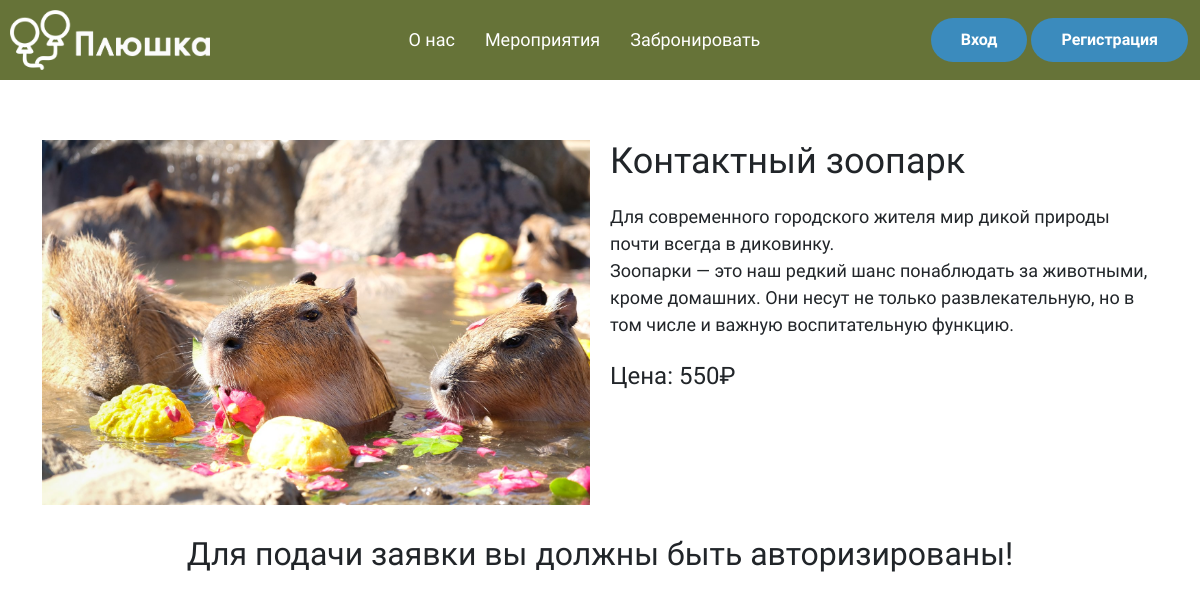
Screenshot of /event.php?EventId=4 with the database file from the repository.
### tables this page shows
CREATE TABLE `events` (
  `id_event` int NOT NULL,
  `title` varchar(150) NOT NULL,
  `photo` varchar(250) NOT NULL,
  `price` varchar(150) NOT NULL,
  `description` varchar(600) NOT NULL
);

### event.php (the view, shortened to what this page needs)
<?php
require_once "connect.php";
$id_user_session = !empty($_SESSION['id_user']) ? $_SESSION['id_user'] : false;
$idEvent = !empty($_GET['EventId']) ? $_GET['EventId'] : false;
$query = "select * from events where id_event = '$idEvent'";
$result = mysqli_fetch_array(mysqli_query($con, $query));
include "header.php";
?>
<div class="container">
    <div class="eventTitle">
        <div class="leftEvent">
            <img src="/assets/img/<?= $result['photo'] ?>" alt="<?= $result['photo'] ?>">
        </div>
        <div class="rightEvent">
            <h1><?= $result['title'] ?></h1>
            <p class="event-description"><?= $result['description'] ?></p>
            <p class="event-price">Цена: <?= $result['price'] ?>₽</p>
        </div>
    </div>
    <?php
    $today = date("Y-m-d");
    if (!empty($_SESSION['id_user'])) {
    ?>
        <div class="bookingEvent">
            <h1>Понравилось мероприятие?</h1>
            <h3>Скорее оставляйте заявку!</h3>
            <form action="/bookingDB.php" class="formEvent" method="post">
                <input type="hidden" name="id_user" value="<?= $id_user_session ?>">
                <input type="hidden" name="event" value="<?= $idEvent ?>">
                <label for="date_booking">Дата бронирования</label>
                <input type="date" placeholder="Дата" name="date" value="<?=$today?>" min="<?=$today?>" required style = "padding-left:20px;" >
                <label for="count">Количество гостей</label>
                <input type="text" placeholder="Количество людей" pattern="^[ 0-9]+$" name="quantity" required>
                <label for="comment">Комментарий</label>
                <textarea id="description" name="description" pattern="[A-Za-zА-Яа-яЁё0-9\s]+" required placeholder="Комментарий" style="margin-top: 10px; padding:10px 0 0 20px; height:200px;"></textarea>
                <button class="btn btn-success" type="submit" style="margin-top: 15px; width:150px;">Отправить</button>
            </form>
        </div>
<?
    }else{
        ?>
        <h2 style="margin-top: 30px;">Для подачи заявки вы должны быть авторизированы!</h2>
        <?
    }
?>
</div>

### style.css (style rules this page uses)
* { margin: 0; padding: 0; font-family: "Comfortaa", cursive; }
h2 { text-align: center; margin-bottom: 20px; }
.eventTitle { display: flex; justify-content: space-between; margin-top: 60px; }
.leftEvent { width: 50%; margin-right: 20px; }
.leftEvent img { width: 100%; }
.rightEvent { width: 50%; }
.rightEvent h1 { font-size: 36px; margin-bottom: 20px; }
.rightEvent .event-price { font-size: 24px; margin-bottom: 20px; }
.rightEvent .event-description { font-size: 18px; margin-bottom: 20px; }

### rows the page displays
events: photo (picture), title "Контактный зоопарк", description "Для современного городского жителя мир дикой природы почти всегда в диковинку. Зоопарки — это наш редкий шанс понаблюдать за животными, кроме домашних. Они несут не только развлекательную, но в том числе и важную воспитательную функцию.", price "550"
